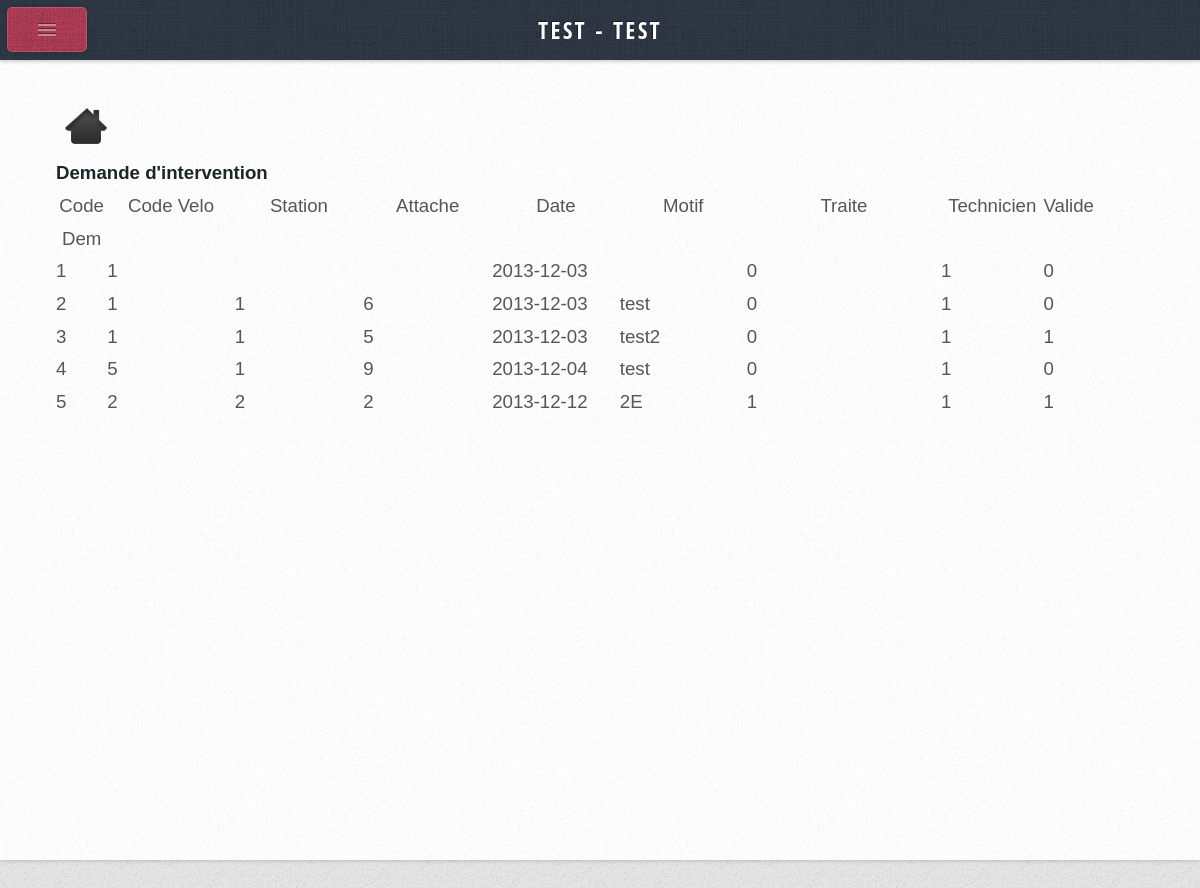
The page /index.php?page=ListeDemandeAdmin (signed in) on the database as committed earlier.
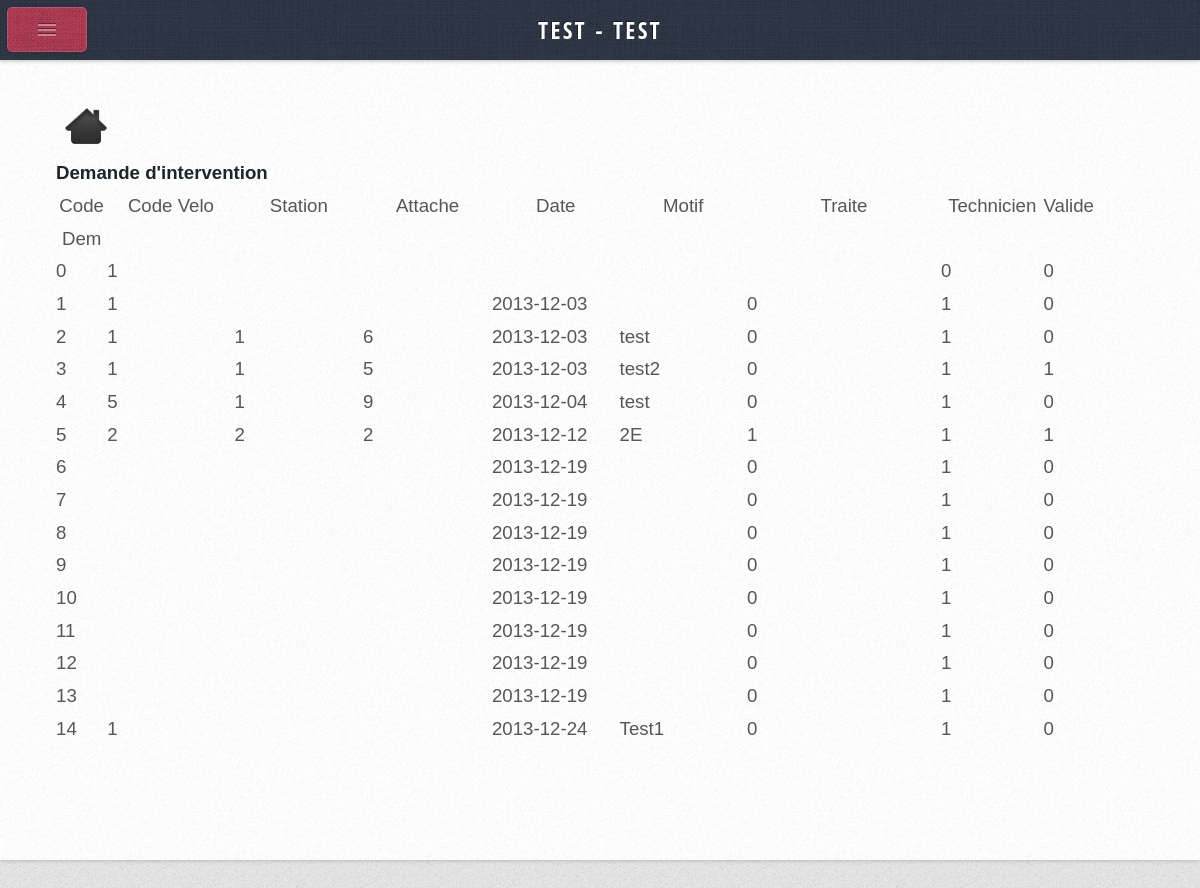
The same page on the database as committed later.
### tables this page shows
CREATE TABLE IF NOT EXISTS `DEMANDEINTER` (
  `DEMI_NUM` int(5) NOT NULL,
  `DEMI_VELO` char(5) NOT NULL,
  `DEMI_DATE` date DEFAULT NULL,
  `DEMI_TECHNICIEN` char(5) NOT NULL,
  `DEMI_MOTIF` varchar(50) DEFAULT NULL,
  `DEMI_TRAITE` char(1) DEFAULT NULL,
  `DEMI_STATION` varchar(10) NOT NULL,
  `DEMI_ATTACHE` varchar(3) NOT NULL,
  `DEMI_VALIDE` tinyint(1) NOT NULL,
  PRIMARY KEY (`DEMI_NUM`),
  KEY `CORRESPONDRE_FK` (`DEMI_VELO`),
  KEY `REDIGER_FK` (`DEMI_TECHNICIEN`)
);

CREATE TABLE IF NOT EXISTS `TECHNICIEN` (
  `TEC_MATRICULE` char(5) NOT NULL,
  `TEC_NOM` varchar(35) DEFAULT NULL,
  `TEC_PRENOM` varchar(35) DEFAULT NULL,
  `TEC_PWD` varchar(40) NOT NULL,
  `TEC_RESPONSABLE` tinyint(1) NOT NULL,
  PRIMARY KEY (`TEC_MATRICULE`)
);

### include/functions.inc.php (called while the page is built, shortened)
<?php
function utilisateur()
{
    $id = $_SESSION['id'];
    $sReq = " SELECT TEC_NOM, TEC_PRENOM, TEC_RESPONSABLE
                FROM TECHNICIEN
                WHERE TEC_MATRICULE='".$id."'";
    $rstPdt = mysql_query($sReq) ;
    $oUtilisateur = array() ;
    $Utilisateur = mysql_fetch_assoc($rstPdt);
    $oUtilisateur[1] =  $Utilisateur ;
    return ($oUtilisateur) ;
}
function listedemandeintAdmin()
{
    $sReq = "SELECT DEMI_NUM, DEMI_VELO, DEMI_ATTACHE, DEMI_STATION, DEMI_DATE, DEMI_MOTIF, DEMI_TRAITE, DEMI_TECHNICIEN, DEMI_VALIDE
                FROM DEMANDEINTER ";
    $rstPdt = mysql_query($sReq) ;
    $iNb = 0 ;
    $demande = array() ;
    while ($demande2 = mysql_fetch_assoc($rstPdt) ){
        $iNb = $iNb + 1 ;
        $demande[$iNb] =  $demande2 ;
    }
    return ($demande) ;
}
         ?>

### Pages/Demande/ListeFicheAdmin.php (the view)
<?php
if(isset($_SESSION['id'])) {
?>
	<html>
	<head>
	</head>
		<body>
		<a href="index.php"><img src="css/Home.png" border="0" align="center" width=60 height=60></img></a></br>
		<b>Demande d'intervention </b>
		<table border = 1 width="100%" >
			<tr>
				<th width="5%" >Code Dem</th>
				<th width="13%">Code Velo</th>
				<th width="13%">Station</th>
				<th width="13%">Attache</th>
				<th width="13%">Date</th>
				<th width="13%">Motif</th>
				<th width="20%">Traite</th>
				<th width="13%">Technicien</th>
				<th width="13%">Valide</th>
			</tr>
	<?php
	$demande = listedemandeintAdmin() ;
			foreach ($demande as $demandes)
			{
	?>
				<tr>
					<td><?php echo $demandes["DEMI_NUM"] ;  ?></td>
					<td><?php echo $demandes["DEMI_VELO"]; ?></td>
					<td><?php echo $demandes["DEMI_STATION"]; ?></td>
					<td><?php echo $demandes["DEMI_ATTACHE"] ; ?></td>
					<td><?php echo $demandes["DEMI_DATE"] ; ?></td>
					<td><?php echo $demandes["DEMI_MOTIF"] ; ?></td>
					<td><?php echo $demandes["DEMI_TRAITE"] ;?></td>
					<td><?php echo $demandes["DEMI_TECHNICIEN"] ;?></td>
					<td><?php echo $demandes["DEMI_VALIDE"] ;?></td>
				</tr>
	<?php
			}
	?>
		</table>
	</body>
<?php
}
else{
header('Location:/Vlyon/Pages/connexion.php');
}
?>

### index.php (shortened to what this page needs)
<?php
	require_once('include/functions.inc.php');
	if(!isset($_SESSION['id'])) {
		include_once('Pages/connexion.php');
   }
   else{
?>
<html>
	<head>
		<link rel="stylesheet" href="css/style.css" />
	</head>
	<body class="left-sidebar">
		<div id="content">
			<div id="content-inner">
				<article class="is-post is-post-excerpt">
					<?php
					switch($_GET['page'])
					{
						case "ListeDemandeAdmin":
							$fichier = "Pages/Demande/listeficheAdmin.php";
							break ;
					}
						include($fichier);
					?>
				</article>
			</div>
		</div>
		<div id="sidebar">
			<div id="logo">
				<?php
				$utilisateur =utilisateur();
					foreach ($utilisateur as $utilisateurs)
				{
					echo strtoupper($utilisateurs["TEC_NOM"]);
					echo" - ";
					echo strtoupper($utilisateurs["TEC_PRENOM"]);
				}
				?>
			</div>
		</div>
	</body>
</html>
<?php
}
?>

### css/style.css (style rules this page uses)
* { -moz-box-sizing: border-box; -webkit-box-sizing: border-box; -o-box-sizing: border-box; -ms-box-sizing: border-box; box-sizing: border-box; }
body, input, textarea { font-family: 'Source Sans Pro', sans-serif; font-weight: 400; color: #565656; }
body { background-color: #e8e8e8; background-image: url('images/bg2.png'); }
a { color: #c94663; }
strong, b { font-weight: 700; color: #1b252a; }
table { width: 100%; }
p, ul, ol, dl, table { margin-bottom: 1em; }
section, article { margin-bottom: 3em; }
section > :last-child, article > :last-child { margin-bottom: 0; }
section:last-child, article:last-child { margin-bottom: 0; }
.is-post { position: relative; }
#sidebar { color: #929da4; text-shadow: -1px -1px 0px rgba(0,0,0,0.5); }
#content { position: relative; background-color: #fff; }
#content:after { content: ''; display: block; position: absolute; left: 0; top: 0; width: 100%; height: 100%; background-image: url('images/bg2.png'); opacity: 0.5; }
#content-inner { position: relative; z-index: 1; }

### css/style-desktop.css (style rules this page uses)
body { line-height: 1.75em; height: 100%; }
#logo { background-color: #c94663; background-image: url('images/bg1.png'); padding: 1.75em 0.5em 1.75em 0.5em; border-radius: 0.4em; text-align: center; box-shadow: inset 0px 0px 0px 1px rgba(255,255,255,0.15), 0 0.025em 0.15em 0em rgba(0,0,0,0.25); }
#content { height: 100%; width: 72,5%; box-shadow: 0 0 0.25em 0em rgba(0,0,0,0.25); }
#content-inner { max-width: 1038px; }
#sidebar { position: absolute; top: 0; padding: 3em 1.35em 1em 1.15em; height: 100%; width: 20%; background: #364050 url('images/bg1.png'); box-shadow: inset -0.1em 0em 0.35em 0em rgba(0,0,0,0.15); }
body.left-sidebar #sidebar { left: 0; }

### css/style-narrow.css (style rules this page uses)
body { min-width: 1000px; }
body { font-size: 11pt; }
#content { padding: 2em 3em 6em 3em; }
body.left-sidebar #content { margin-left: 14em; }

### css/style-narrower.css (style rules this page uses)
body { min-width: 641px; font-size: 14pt; }
#logo { display: none; }
#content { margin-top: 60px; }
body.left-sidebar #content { margin-left: 0; }
#sidebar { width: auto; background: none; padding: 30px 20px 30px 20px; }

Rows that differ between the two databases and show on the page:
added demandeinter: DEMI_NUM "0", DEMI_VELO "1", DEMI_TECHNICIEN "0", DEMI_VALIDE "0"
added demandeinter: DEMI_NUM "6", DEMI_DATE "2013-12-19", DEMI_TRAITE "0", DEMI_TECHNICIEN "1", DEMI_VALIDE "0"
added demandeinter: DEMI_NUM "7", DEMI_DATE "2013-12-19", DEMI_TRAITE "0", DEMI_TECHNICIEN "1", DEMI_VALIDE "0"
added demandeinter: DEMI_NUM "8", DEMI_DATE "2013-12-19", DEMI_TRAITE "0", DEMI_TECHNICIEN "1", DEMI_VALIDE "0"
added demandeinter: DEMI_NUM "9", DEMI_DATE "2013-12-19", DEMI_TRAITE "0", DEMI_TECHNICIEN "1", DEMI_VALIDE "0"
added demandeinter: DEMI_NUM "10", DEMI_DATE "2013-12-19", DEMI_TRAITE "0", DEMI_TECHNICIEN "1", DEMI_VALIDE "0"
added demandeinter: DEMI_NUM "11", DEMI_DATE "2013-12-19", DEMI_TRAITE "0", DEMI_TECHNICIEN "1", DEMI_VALIDE "0"
added demandeinter: DEMI_NUM "12", DEMI_DATE "2013-12-19", DEMI_TRAITE "0", DEMI_TECHNICIEN "1", DEMI_VALIDE "0"
added demandeinter: DEMI_NUM "13", DEMI_DATE "2013-12-19", DEMI_TRAITE "0", DEMI_TECHNICIEN "1", DEMI_VALIDE "0"
added demandeinter: DEMI_NUM "14", DEMI_VELO "1", DEMI_DATE "2013-12-24", DEMI_MOTIF "Test1", DEMI_TRAITE "0", DEMI_TECHNICIEN "1", DEMI_VALIDE "0"
